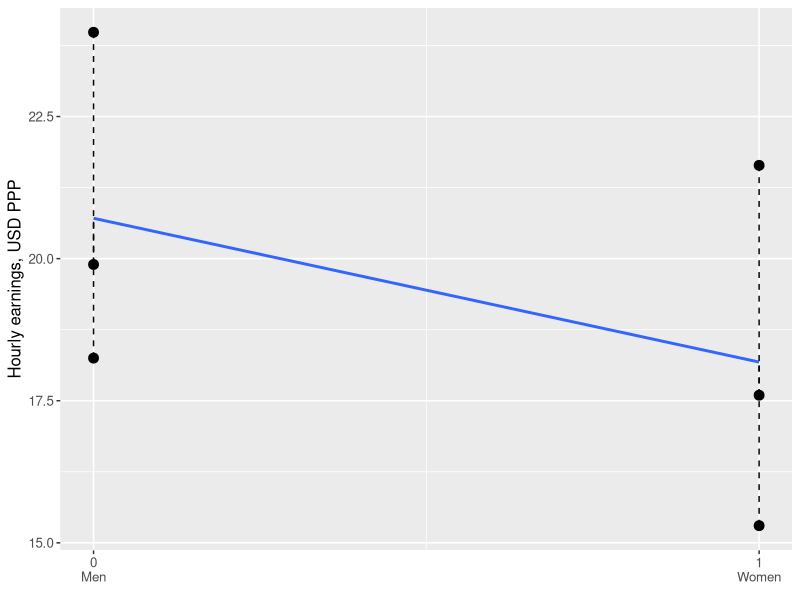
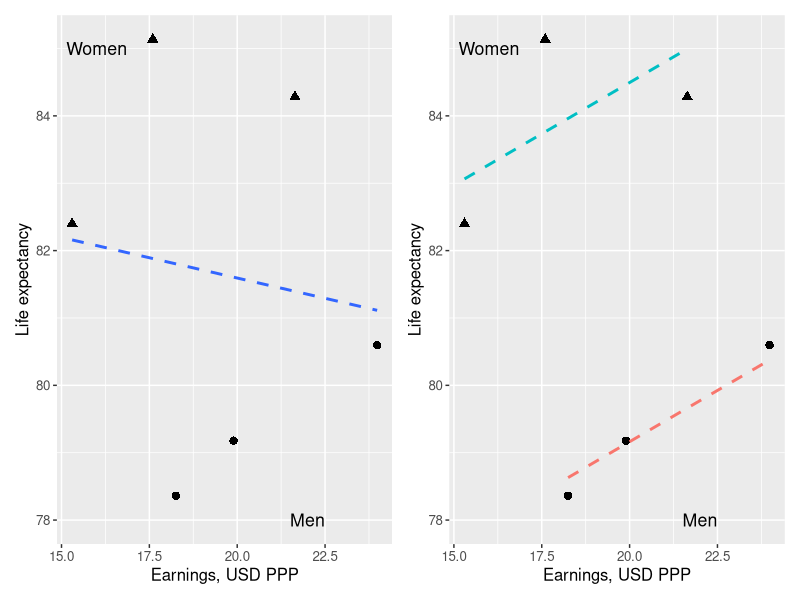
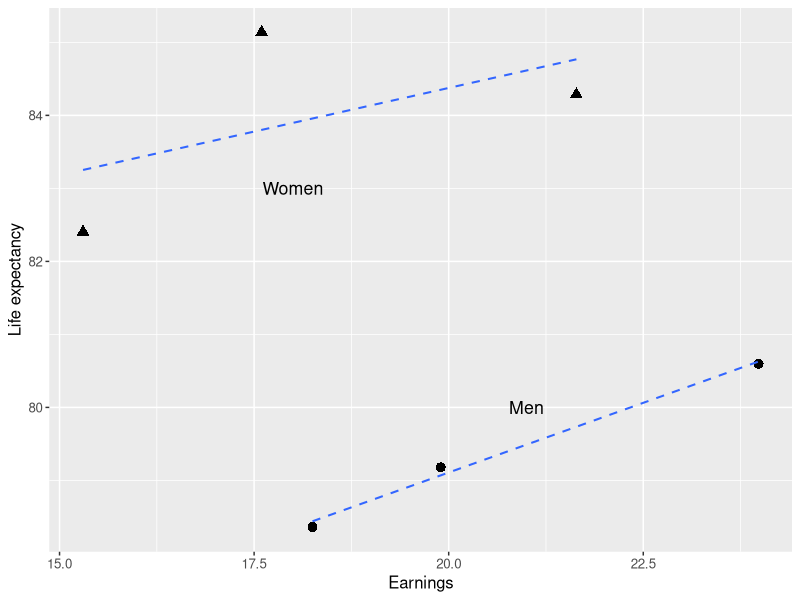

R code for these plots, in order:
## ---- chunk 1
library("tidyverse")
earnings_df19 <- read_csv("data/ilostat earnings sex.csv", show_col_types=FALSE) %>%
  filter(ref_area.label %in% c("Sweden",
                                "United Kingdom of Great Britain and Northern Ireland",
                                "France"),
         sex.label %in% c("Male","Female","Total"),
         classif1.label=="Currency: 2021 PPP $",
         time==2020) %>%
  select(country=ref_area.label, earn=obs_value, gender=sex.label) %>%
  mutate(country=if_else(country=="United Kingdom of Great Britain and Northern Ireland",
                         "United Kingdom", country))
earn_sex19 <- earnings_df19 %>%
  filter(gender!="Total") %>%
  arrange(desc(gender)) %>%
  mutate(W=earn, G=if_else(gender=="Male",0,1))
g_earnings_gender <- earn_sex19 %>%
  select(W, G) %>%
  mutate(pred_W=predict(lm(W~G))) %>%
  ggplot(aes(y=W, x=G)) +
  geom_point(size=3) +
  geom_smooth(method="lm", se=FALSE) +
  geom_segment(aes(y=W, yend=pred_W, x=G, xend=G), linetype="dashed") +
  labs(y="Hourly earnings, USD PPP", x=element_blank()) +
  scale_x_continuous(breaks=c(0,1), labels=c("0\nMen","1\nWomen"), limits=c(0,1)) +
  theme(text=element_text(size=12))
g_earnings_gender
## ---- chunk 2
library("patchwork")
life19 <- read_csv("data/life-expectancy-of-women-vs-life-expectancy-of-men.csv", show_col_types=FALSE) %>%
  select(year=Year, country=Entity,
         life_exp_female="Life expectancy - Sex: female - Age: 0 - Variant: estimates",
         life_exp_male="Life expectancy - Sex: male - Age: 0 - Variant: estimates") %>%
  pivot_longer(life_exp_female:life_exp_male) %>%
  mutate(gender=case_when(name=="life_exp_male"~"Male", name=="life_exp_female"~"Female")) %>%
  filter(year==2020) %>%
  select(-name, -year) %>% rename(life_exp=value)
mydf19 <- life19 %>% right_join(earn_sex19) %>%
  select(country, gender, life_exp, earn, G) %>%
  mutate(L=life_exp, I=earn)
est19 <- lm(L~I+G, data=mydf19 %>% select(L,I,G))
g_life_inc_gender_1 <- mydf19 %>%
  ggplot(aes(y=L, x=I)) +
  geom_point(aes(shape=as.factor(G)), size=2.5, show.legend=FALSE) +
  geom_smooth(method="lm", se=FALSE, linetype="dashed") +
  labs(y="Life expectancy", x="Earnings, USD PPP") +
  annotate("text", x=c(22,16), y=c(78,85), label=c("Men","Women"), size=4.5) +
  theme(text=element_text(size=12))
xmin_male19 <- min(mydf19 %>% filter(G==0) %>% pull(I))
xmax_male19 <- max(mydf19 %>% filter(G==0) %>% pull(I))
xmin_women19 <- min(mydf19 %>% filter(G==1) %>% pull(I))
xmax_women19 <- max(mydf19 %>% filter(G==1) %>% pull(I))
g_life_inc_gender_2 <- mydf19 %>%
  ggplot(aes(y=L, x=I)) +
  geom_point(aes(shape=as.factor(G)), size=2.5, show.legend=FALSE) +
  geom_function(fun=function(x) est19$coefficients[1]+est19$coefficients[2]*x,
                linetype="dashed", linewidth=1, xlim=c(xmin_male19, xmax_male19), color="#F8766D") +
  geom_function(fun=function(x) est19$coefficients[1]+est19$coefficients[2]*x+est19$coefficients[3],
                linetype="dashed", linewidth=1, xlim=c(xmin_women19, xmax_women19), color="#00BFC4") +
  labs(y="Life expectancy", x="Earnings, USD PPP") +
  annotate("text", x=c(22,16), y=c(78,85), label=c("Men","Women"), size=4.5) +
  theme(text=element_text(size=12))
(g_life_inc_gender_1 + g_life_inc_gender_2)
## ---- chunk 3
intdf19 <- mydf19 %>%
  mutate(GI=G*I) %>%
  select(country, L, I, G, GI)
g_194_life_earning_gender_ols <- intdf19 %>%
  ggplot(aes(x=I, y=L, group=as.factor(G), shape=as.factor(G))) +
  geom_point(size=3, show.legend=FALSE) +
  geom_smooth(method="lm", se=FALSE, linetype=2, linewidth=.7) +
  labs(x="Earnings", y="Life expectancy") +
  theme(text=element_text(size=12)) +
  annotate("text", x=c(18,21), y=c(83,80), size=4.5, label=c("Women","Men"))
g_194_life_earning_gender_ols
